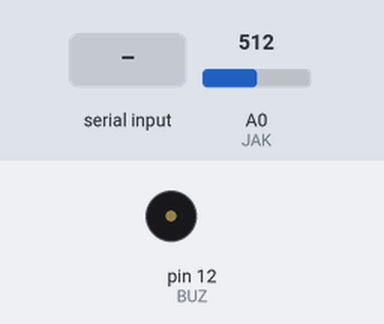
The sketch below on a simulated Arduino Nano, built with avr-gcc and run on an emulated ATmega328P. Parts: buzzer (waves = sounding, pin HIGH). The inputs (shaded band) are chosen by the test bench; at power-on: A0 (JAK) = 512. What the sketch prints to the serial monitor is not drawn.

Above: at 1.2 s.
1.3 s: "1\n" received over Serial
2.8 s: "2\n" received over Serial
4.3 s: "3\n" received over Serial
5.8 s: "4\n" received over Serial
At 7.0 s:
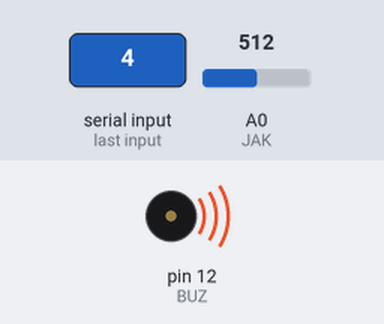
Timing chart, 0 to 8.3 s (numbered marks = the images above; inputs shaded):
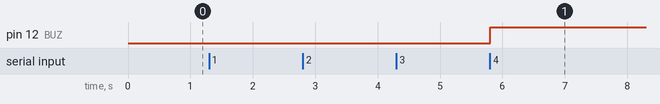

Measured:
- after the input at 1.3 s, every drawn part: stays the same
- after the input at 2.8 s, every drawn part: stays the same
- after the input at 4.3 s, every drawn part: stays the same
- after the input at 5.8 s, pin 12 (BUZ): LOW → HIGH at once

The sketch:

Nano.ino
```cpp
// Nano

extern volatile unsigned long timer0_millis;
#include <SoftwareSerial.h>

#define TX_PIN 2
#define RX_PIN 3

int JAK = A0;  // 적외선 센서 핀
int BUZ = 12;   // 부저 핀

int num = 0;        // 모드 구분 변수
bool mode = false;  // 감압 판단
bool ps = false;    // 팔굽혀펴기, 스쿼트 모드
int cnt = 0;        // 윗몸일으키기 횟수 변수
int pre;            // 감압 값 저장 변수
unsigned long buzzStart = 0;
unsigned int standard = 0;

void End();
void Check();

SoftwareSerial rs485(RX_PIN, TX_PIN);


void setup() {
  rs485.begin(115200);
  Serial.begin(115200);

  pinMode(JAK, INPUT);
  pinMode(BUZ, OUTPUT);
}

void loop() {
  if (Serial.available()) {
    num = Serial.parseInt();
    if (num == 1) {          // 윗몸일으키기
      if (standard == 0) {
        Serial.print("N");
        num = 0;
      } else {
        rs485.print(1);  // Micro에 시작 명령
      }
    } else if (num == 2) {   // Stop
      End();
    } else if (num == 3) {  // 적외선 거리 측정
      Check();
    } else if( num == 4){   // 팔굽혀펴기, 스쿼트
      if(standard == 0){
        Serial.print("N");
        num = 0;
      } else {
        ps = 1;
      }
    }
  }

  if (ps == 1 && num!=2) {  // 팔굽혀펴기, 스쿼트
    int volt = map(analogRead(JAK), 0, 1023, 0, 5000);
    unsigned int ray = (27.61 / (volt - 0.1696)) * 1000;  // 레이저 값

    if (ray >= 0 && ray <= standard) {
      cnt++;
      Serial.println(cnt);  // RPI로 횟수 전송
      digitalWrite(BUZ, HIGH);
      buzzStart = millis() + 100;
    }

    if (millis() > buzzStart && buzzStart != 0) {
      digitalWrite(BUZ, LOW);
      buzzStart = 0;
    }
    delay(100);
  }

  if (rs485.available() && num!=0) {
    pre = rs485.parseInt();  // 감압 값
    int volt = map(analogRead(JAK), 0, 1023, 0, 5000);
    unsigned int ray = (27.61 / (volt - 0.1696)) * 1000;  // 레이저 값

    if (pre > 20) {
      mode = true;
    }

    if (mode && ray >= 0 && ray <= standard) {
      cnt++;
      Serial.println(cnt);  // RPI로 횟수 전송
      digitalWrite(BUZ, HIGH);
      buzzStart = millis() + 100;
      mode = false;
    }

    if (millis() > buzzStart && buzzStart != 0) {
      digitalWrite(BUZ, LOW);
      buzzStart = 0;
    }

  }
}

void End() {  // 측정 종료
  Serial.print(cnt);
  rs485.print(2);
  ps = 0;
  cnt = 0;
  digitalWrite(BUZ, LOW);
  buzzStart = 0;
  num = 0;
  timer0_millis=0;
}

void Check() {  // 적외선 기준 측정
  int volt = map(analogRead(JAK), 0, 1023, 0, 5000);
  standard = (27.61 / (volt - 0.1696)) * 1000;
  Serial.print("Y");
  num = 0;
}
```
